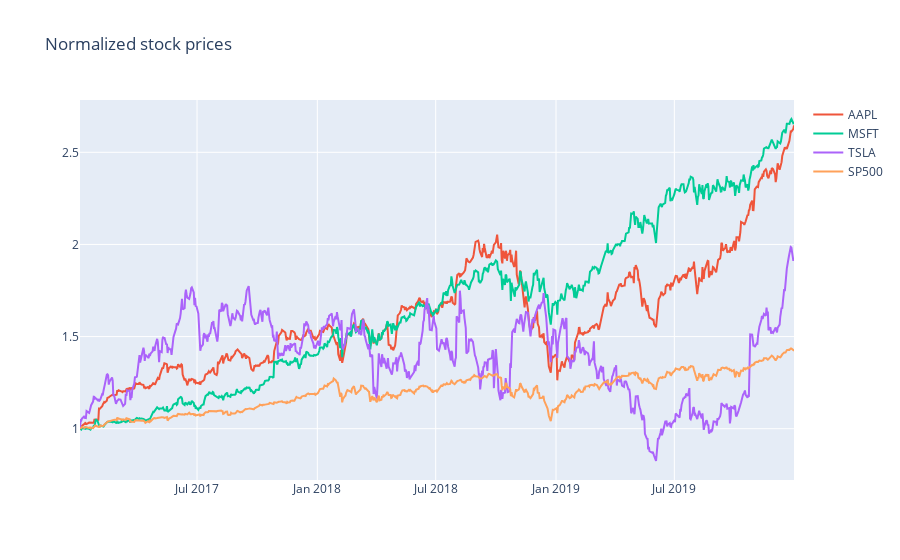

The notebook cell this image was saved under:
### Markdown cell above
## Plot to visualise the normalised stocks

### Code cell
fig = px.line(title = "Normalized stock prices")
 
# Loop through each stock (while ignoring time columns with index 0)
for stock in norm_stocks_df.columns[1:]:
    fig.add_scatter(x = norm_stocks_df["Date"], y = norm_stocks_df[stock], name = stock)
fig.show()

### Figure 1 — Plotly figure (JSON) as saved in the notebook; plotly's stock layout.template omitted (floating-point values rounded to 4 significant figures; data arrays with more than 128 entries replaced by an {"elided": "..."} marker saying what was removed)
{"data": [{"hovertemplate": "<extra></extra>", "legendgroup": "", "line": {"color": "#636efa", "dash": "solid"}, "marker": {"symbol": "circle"}, "mode": "lines", "name": "", "orientation": "v", "showlegend": false, "type": "scatter", "xaxis": "x", "yaxis": "y"}, {"name": "AAPL", "type": "scatter", "x": {"elided": "754 str values"}, "y": {"elided": "754 float values"}}, {"name": "MSFT", "type": "scatter", "x": {"elided": "754 str values"}, "y": {"elided": "754 float values"}}, {"name": "TSLA", "type": "scatter", "x": {"elided": "754 str values"}, "y": {"elided": "754 float values"}}, {"name": "SP500", "type": "scatter", "x": {"elided": "754 str values"}, "y": {"elided": "754 float values"}}], "layout": {"legend": {"tracegroupgap": 0}, "title": {"text": "Normalized stock prices"}, "xaxis": {"anchor": "y", "domain": [0, 1]}, "yaxis": {"anchor": "x", "domain": [0, 1]}}}
